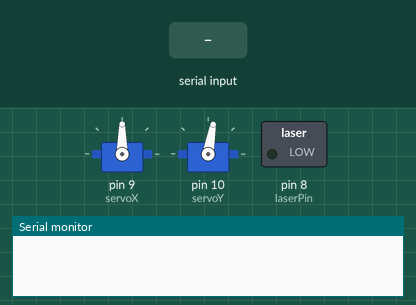
The sketch below on a simulated Arduino Uno, built with avr-gcc and run on an emulated ATmega328P. Parts: 2 × servo, switched loads named in the sketch (green lamp = pin HIGH), the last lines printed to the serial monitor. The inputs (shaded band) are chosen by the test bench.

Above: at 1.2 s.
1.3 s: "90,45,200\n" received over Serial
At 1.6 s:
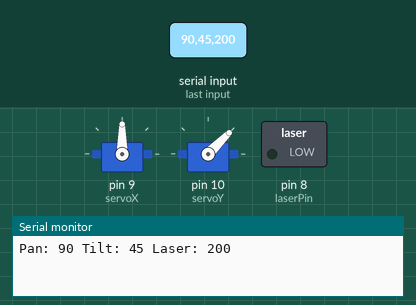
2.8 s: "30,150,10\n" received over Serial
At 4.0 s:
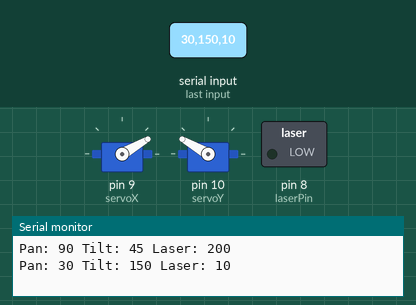
4.3 s: "1,90,45\n" received over Serial
At 5.0 s:
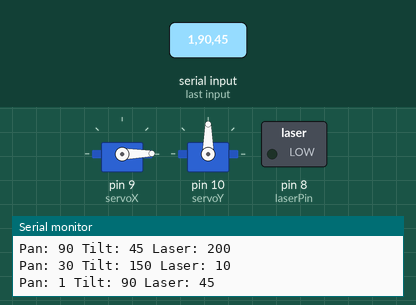
Timing chart, 0 to 8.8 s (numbered marks = the images above; inputs shaded):
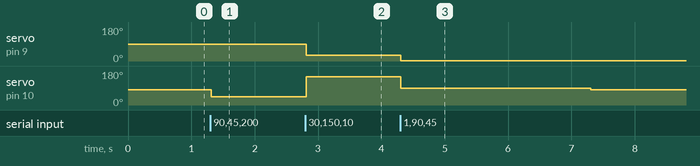

Measured:
- after the input at 1.3 s, servo on pin 10 (servoY): 80° → 45° at once
- after the input at 2.8 s, servo on pin 9 (servoX): 90° → 30° at once; servo on pin 10 (servoY): 45° → 150° at once
- after the input at 4.3 s, servo on pin 9 (servoX): 30° → 1° at once; servo on pin 10 (servoY): 150° → 90° at once, → 80° 3.0 s later

The sketch:

Arduino.ino
```cpp
#include <Servo.h>

Servo servoX;  // Pan
Servo servoY;  // Tilt

const int laserPin = 8;

int angleX = 90;
int angleY = 80;

String inputString = "";
bool stringComplete = false;

unsigned long lastCommandTime = 0;
const unsigned long resetTimeout = 3000;

void setup() {
  Serial.begin(9600);
  servoX.attach(9);
  servoY.attach(10);
  pinMode(laserPin, OUTPUT);
  digitalWrite(laserPin, LOW);

  servoX.write(angleX);
  servoY.write(angleY);

  inputString.reserve(30);
  lastCommandTime = millis();
}

void loop() {
  if (stringComplete) {
    inputString.trim();
    int firstComma = inputString.indexOf(',');
    int secondComma = inputString.indexOf(',', firstComma + 1);

    if (firstComma > 0 && secondComma > firstComma) {
      String xStr = inputString.substring(0, firstComma);
      String yStr = inputString.substring(firstComma + 1, secondComma);
      String laserStr = inputString.substring(secondComma + 1);

      int xVal = xStr.toInt();
      int yVal = yStr.toInt();
      int laserState = laserStr.toInt();

      xVal = constrain(xVal, 0, 180);
      yVal = constrain(yVal, 0, 180);

      servoX.write(xVal);
      servoY.write(yVal);

      if (laserState == 1) {
        digitalWrite(laserPin, HIGH);
      } else {
        digitalWrite(laserPin, LOW);
      }

      Serial.print("Pan: ");
      Serial.print(xVal);
      Serial.print(" Tilt: ");
      Serial.print(yVal);
      Serial.print(" Laser: ");
      Serial.println(laserState);

      lastCommandTime = millis();
    }

    inputString = "";
    stringComplete = false;
  }

  if (millis() - lastCommandTime > resetTimeout) {
    servoY.write(80);
    digitalWrite(laserPin, LOW);
  }
}

void serialEvent() {
  while (Serial.available()) {
    char inChar = (char)Serial.read();
    if (inChar == '\n') {
      stringComplete = true;
    } else {
      inputString += inChar;
    }
  }
}
```
